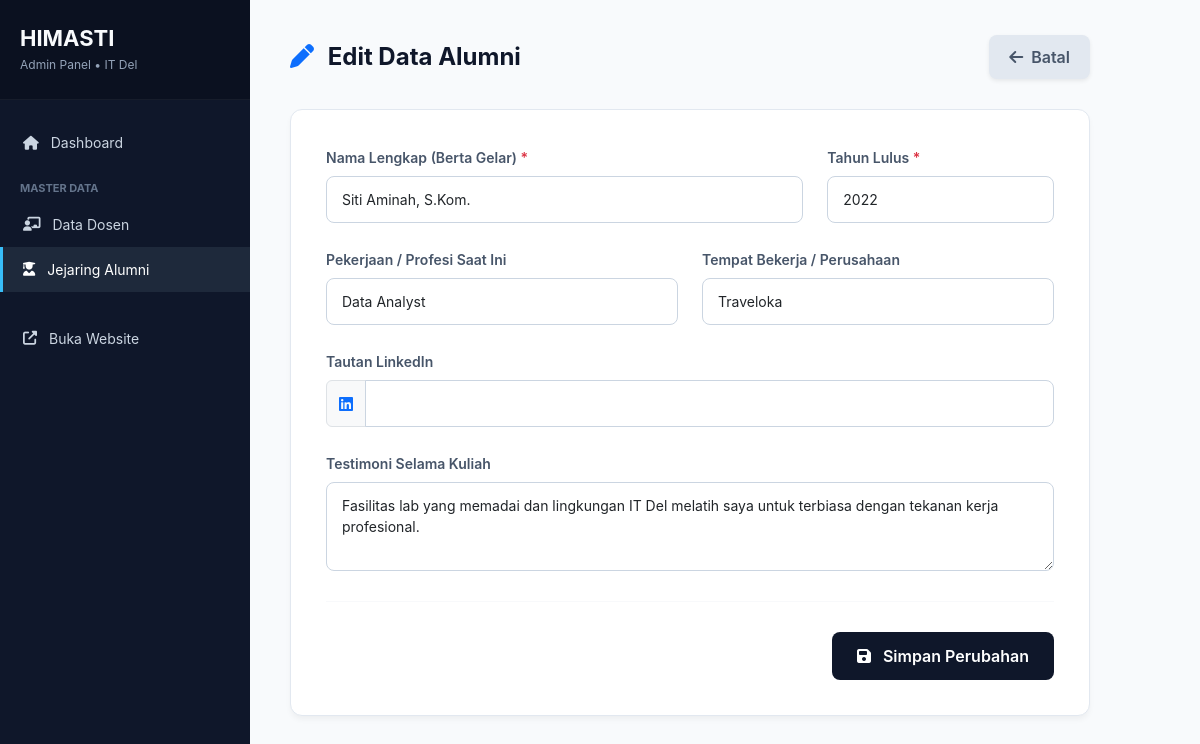
/admin/alumni/edit.php?id=2 (signed in), run on the app's committed database.
### tables this page shows
CREATE TABLE `alumni` (
  `id` int(11) NOT NULL AUTO_INCREMENT,
  `name` varchar(255) NOT NULL,
  `graduation_year` int(11) NOT NULL,
  `current_job` varchar(150) DEFAULT NULL,
  `company` varchar(150) DEFAULT NULL,
  `photo` varchar(255) DEFAULT 'default-user.png',
  `linkedin_url` varchar(255) DEFAULT NULL,
  `testimony` text DEFAULT NULL,
  `created_at` timestamp NOT NULL DEFAULT current_timestamp(),
  PRIMARY KEY (`id`)
);

### admin/alumni/edit.php (the view, shortened to what this page needs)
<?php
require_once __DIR__ . '/../../config/database.php';
$id = $_GET['id'] ?? 0;
$stmt = $pdo->prepare("SELECT * FROM alumni WHERE id = ?");
$stmt->execute([$id]);
$alumni = $stmt->fetch(PDO::FETCH_ASSOC);
?>
<!DOCTYPE html>
<html lang="id">
<head>
    <link href="https://cdn.jsdelivr.net/npm/bootstrap@5.3.0/dist/css/bootstrap.min.css" rel="stylesheet">
    <link rel="stylesheet" href="https://cdnjs.cloudflare.com/ajax/libs/font-awesome/6.4.0/css/all.min.css">
</head>
<body>
    <div class="sidebar">
        <div class="sidebar-header"><h2>HIMASTI</h2><p>Admin Panel &bull; IT Del</p></div>
        <ul class="menu">
            <li><a href="../dashboard.php"><i class="fas fa-home"></i> Dashboard</a></li>
            <li class="menu-divider">Master Data</li>
            <li><a href="../dosen/index.php"><i class="fas fa-chalkboard-teacher"></i> Data Dosen</a></li>
            <li><a href="index.php" class="active"><i class="fas fa-user-graduate"></i> Jejaring Alumni</a></li>
            <li><a href="../../index.php" target="_blank" class="mt-4"><i class="fas fa-external-link-alt"></i> Buka Website</a></li>
        </ul>
    </div>
    <div class="main">
        <div class="page-header">
            <h1><i class="fas fa-pen text-primary me-2"></i> Edit Data Alumni</h1>
            <a href="index.php" class="btn-kembali shadow-sm"><i class="fas fa-arrow-left me-2"></i>Batal</a>
        </div>
        <div class="card-custom">
            <form method="POST" action="">
                <div class="row g-4">
                    <div class="col-md-8">
                        <label class="form-label">Nama Lengkap (Berta Gelar) <span class="text-danger">*</span></label>
                        <input type="text" name="name" class="form-control" required value="<?= htmlspecialchars($alumni['name']) ?>">
                    </div>
                    <div class="col-md-4">
                        <label class="form-label">Tahun Lulus <span class="text-danger">*</span></label>
                        <input type="number" name="graduation_year" class="form-control" required value="<?= htmlspecialchars($alumni['graduation_year']) ?>">
                    </div>
                    <div class="col-md-6">
                        <label class="form-label">Pekerjaan / Profesi Saat Ini</label>
                        <input type="text" name="current_job" class="form-control" value="<?= htmlspecialchars($alumni['current_job']) ?>">
                    </div>
                    <div class="col-md-6">
                        <label class="form-label">Tempat Bekerja / Perusahaan</label>
                        <input type="text" name="company" class="form-control" value="<?= htmlspecialchars($alumni['company']) ?>">
                    </div>
                    <div class="col-md-12">
                        <label class="form-label">Tautan LinkedIn</label>
                        <div class="input-group">
                            <span class="input-group-text bg-light text-primary"><i class="fab fa-linkedin"></i></span>
                            <input type="url" name="linkedin_url" class="form-control" value="<?= htmlspecialchars($alumni['linkedin_url']) ?>">
                        </div>
                    </div>
                    <div class="col-md-12">
                        <label class="form-label">Testimoni Selama Kuliah</label>
                        <textarea name="testimony" class="form-control" rows="3"><?= htmlspecialchars($alumni['testimony']) ?></textarea>
                    </div>
                </div>
                <hr style="border-color:#e2e8f0; margin: 30px 0;">
                <div class="text-end">
                    <button type="submit" class="btn-simpan"><i class="fas fa-save me-2"></i> Simpan Perubahan</button>
                </div>
            </form>
        </div>
    </div>
</body>
</html>

### admin/alumni/edit.php (style rules this page uses)
* { font-family: 'Inter', 'Segoe UI', Tahoma, sans-serif; }
body { background: #f8fafc; display: flex; min-height: 100vh; margin: 0; color: #334155; }
.sidebar { width: 250px; background: #0f172a; color: white; position: fixed; height: 100vh; z-index: 1000; }
.sidebar-header { padding: 25px 20px; border-bottom: 1px solid rgba(255,255,255,0.05); background: #0b1120; }
.sidebar-header h2 { color: #f8fafc; font-size: 22px; margin-bottom: 5px; font-weight: 700; }
.sidebar-header p { color: #94a3b8; font-size: 12px; margin:0; }
.menu { list-style: none; padding: 20px 0; margin:0; }
.menu li a { display: flex; align-items: center; gap: 12px; color: #cbd5e1; text-decoration: none; padding: 12px 20px; transition: 0.3s; font-size: 14px; border-left: 3px solid transparent; }
.menu li a:hover, .menu li a.active { background: #1e293b; color: #fff; border-left-color: #38bdf8; }
.menu-divider { color: #64748b; font-size: 11px; padding: 15px 20px 5px; text-transform: uppercase; font-weight: 700; }
.main { margin-left: 250px; padding: 35px 40px; width: calc(100% - 250px); }
.page-header { display: flex; justify-content: space-between; align-items: center; margin-bottom: 30px; max-width: 800px; }
.page-header h1 { font-size: 24px; font-weight: 700; color: #0f172a; margin: 0; }
.card-custom { background: #ffffff; border-radius: 12px; box-shadow: 0 4px 6px -1px rgba(0,0,0,0.05); border: 1px solid #e2e8f0; max-width: 800px; padding: 35px; }
.form-label { font-weight: 600; color: #475569; font-size: 14px; margin-bottom: 8px; }
.form-control { border-radius: 8px; border: 1px solid #cbd5e1; padding: 12px 15px; font-size: 14px; }
.btn-kembali { background: #e2e8f0; color: #475569; border: none; border-radius: 8px; font-weight: 600; padding: 10px 20px; text-decoration: none; }
.btn-simpan { background: #0f172a; color: white; border: none; border-radius: 8px; font-weight: 600; padding: 12px 25px; transition: 0.3s; }

### data on the page
alumni: name "Siti Aminah, S.Kom.", graduation_year "2022", current_job "Data Analyst", company "Traveloka", testimony "Fasilitas lab yang memadai dan lingkungan IT Del melatih saya untuk terbiasa dengan tekanan kerja profesional."
